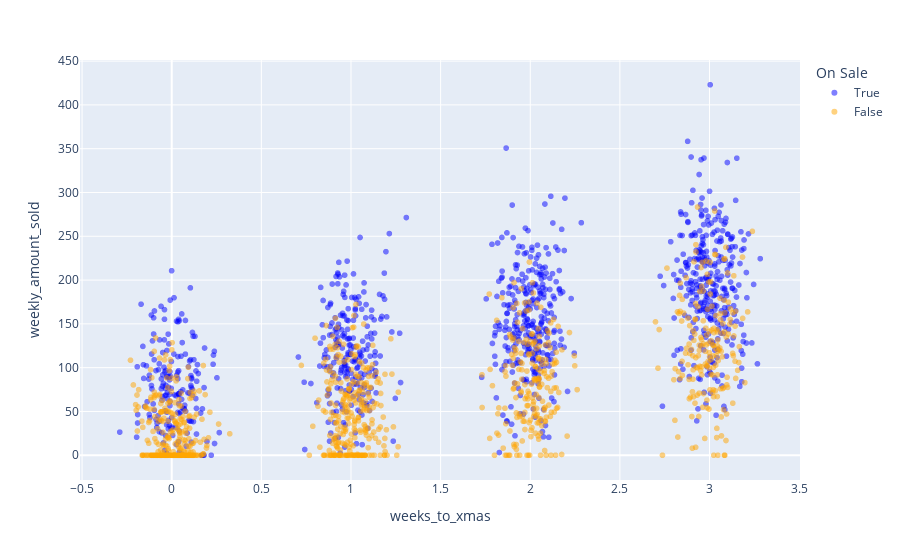

This figure's notebook cell:
### Code cell
import plotly_express as px

_jitter_amount = 0.1  # Adjust this value as per your preference
_jitter = data['weeks_to_xmas'] + np.random.randn(len(data)) * _jitter_amount

px.scatter(
    data_frame=data,
    y='weekly_amount_sold',
    x=_jitter,
    color='On Sale',
    opacity=0.5,
    labels={
        'x': 'weeks_to_xmas'
    },
    color_discrete_map={True: 'blue', False: 'orange'},
)

### Figure 1 — Plotly figure (JSON) as saved in the notebook; plotly's stock layout.template omitted (floating-point values rounded to 4 significant figures; data arrays with more than 128 entries replaced by an {"elided": "..."} marker saying what was removed)
{"data": [{"hovertemplate": "On Sale=True<br>weeks_to_xmas=%{x}<br>weekly_amount_sold=%{y}<extra></extra>", "legendgroup": "True", "marker": {"color": "blue", "opacity": 0.5, "symbol": "circle"}, "mode": "markers", "name": "True", "showlegend": true, "type": "scattergl", "x": {"elided": "1024 float values"}, "xaxis": "x", "y": {"elided": "1024 float values"}, "yaxis": "y"}, {"hovertemplate": "On Sale=False<br>weeks_to_xmas=%{x}<br>weekly_amount_sold=%{y}<extra></extra>", "legendgroup": "False", "marker": {"color": "orange", "opacity": 0.5, "symbol": "circle"}, "mode": "markers", "name": "False", "showlegend": true, "type": "scattergl", "x": {"elided": "976 float values"}, "xaxis": "x", "y": {"elided": "976 float values"}, "yaxis": "y"}], "layout": {"legend": {"title": {"text": "On Sale"}, "tracegroupgap": 0}, "margin": {"t": 60}, "xaxis": {"anchor": "y", "domain": [0, 1], "title": {"text": "weeks_to_xmas"}}, "yaxis": {"anchor": "x", "domain": [0, 1], "title": {"text": "weekly_amount_sold"}}}}
